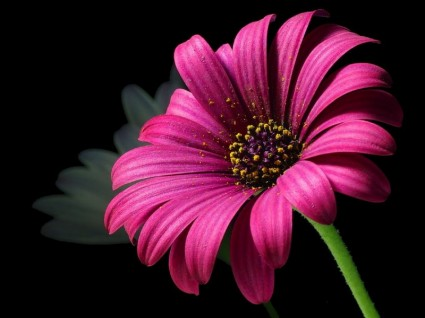
//> input picture CodeOpenCV/prak4/image.jpg, 425 x 318 px
$ ./noise   (built with g++ and OpenCV 4)
//> lines starting //> are read from the running program, lines starting //| are printed output that depends on the picture; after the words box and inside, x2 and y2 are one past the last pixel; in counts of white or black regions, pixels touching at a corner belong together
// [6 lines of commented-out code are left out]
#include "opencv2/highgui/highgui.hpp"
#include "opencv2/imgproc/imgproc.hpp"
#include <iostream>
#include <stdio.h>
#include <math.h>
#include <float.h>

// Define human readable names please!
#define NOISE_UNIFORM 0
#define NOISE_GAUSSIAN 1
#define NOISE_EXPONENTIAL 2
#define NOISE_RAYLEIGH 3
#define NOISE_GAMMA 4
#define NOISE_IMPULSE 5 //a.k.a salt n pepper

// Generates and returns the histogram of a GRAYSCALE image
IplImage* DrawHistogram(IplImage* img)
{
    CvSize imgSize = cvGetSize(img);
    int as = imgSize.width*imgSize.height;

    // Holds the actual histogram image
    IplImage* ret = cvCreateImage(cvSize(257, 100), 8, 1);
    cvZero(ret);

    int freq[256] = {0};
    int max = 0;

    // Loop through each pixel of the image
    for(int x=0; x<imgSize.height; x++)
    {
        for(int y=0; y<imgSize.height; y++)
        {
            // Increment the frequency
            int curr = (int)cvGetReal2D(img, y, x);
            freq[curr]++;
            if(freq[curr]>max)
                max = freq[curr];
        }
    }

    // Finally, draw the actual histogram
    for(int k=0; k<256; k++)
    {
        int value = ((float)(100*freq[k])/(float)max);
        cvLine(ret, cvPoint(k, 100), cvPoint(k, 100-value),
               cvScalar(255,255,255));
    }

    cvNot(ret, ret);
    return ret;
}

// Returns a uniformly distributed random number
double uniform()
{
    return (rand()/(float)0x7fff);
}

// Returns a gaussian random number (using uniform random numbers)
// [51 lines left out: functions gaussian, exponential, rayleigh, gamma, not called in this run]

// Generates an impulse using a uniform random number
// thousands of other possibilities
double impulse(float amount)
{
    if(uniform()>1-amount)
        return 100;
    if(uniform()<amount)
        return -100;

    return 0;
}

// This function actually applies the specified noise to the given
// in the given amounts
IplImage* GenerateNoise(IplImage* img, int noiseType, float amount=255)
{
    CvSize imgSize = cvGetSize(img);
    IplImage* imgTemp = cvCloneImage(img); // This will hold the n

    // Go through each pixel
    for(int y=0; y<imgSize.height; y++)
    {
        for(int x=0; x<imgSize.width; x++)
        {
            int randomValue=0; // our noise is additivwe
            switch(noiseType) // the amount to add/substract
            {
            case NOISE_UNIFORM:
                randomValue = (char)(uniform()*amount);
                break;

            case NOISE_EXPONENTIAL:
                randomValue = (int)(exponential()*amount);
                break;

            case NOISE_GAUSSIAN:
                randomValue = (int)(gaussian()*amount);
                break;

            case NOISE_RAYLEIGH:
                randomValue = (int)(rayleigh()*amount);
                break;

            case NOISE_GAMMA:
                break;

            case NOISE_IMPULSE:
                randomValue = (int)(impulse((float)amount/256)*amount);
            }

            int pixelValue = cvGetReal2D(imgTemp, y, x)+randomValue;

            // And set this value in our noisy image
            cvSetReal2D(imgTemp, y, x, pixelValue);
        }
    }

    // return
    return imgTemp;
}

// the main function!!
int main()
{
    // Load the image with no noise
    IplImage* img = cvLoadImage("image.jpg", 0);
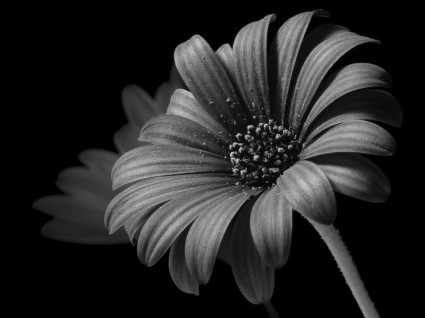
//> img: 318 rows x 425 cols, CV_8UC1; min 0, max 201, mean 37.2
    IplImage* imgTemp;
    IplImage* imgHist;

    // The default choice
    int noiseType=NOISE_IMPULSE;

    // Initialize the window systems
    int trackPos = 20;
    cvNamedWindow("NOISE_IMPULSE");
    //cvNamedWindow("Histogram");

    imgTemp = GenerateNoise(img, noiseType, trackPos);
    imgHist = DrawHistogram(imgTemp);
//> the loop in DrawHistogram, `for(int x=0; x<imgSize.height; x++)` made 318 passes
//> max on passes 1 to 3: 318, 636, 954
//> after the loop in DrawHistogram, `for(int x=0; x<imgSize.height; x++)`: freq = 256 values, max 101122 at index 255, min 0 at index 1, mean 395; max = 101122
//> after the loop in DrawHistogram, `for(int k=0; k<256; k++)`:
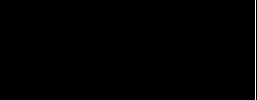
//> ret: 100 rows x 257 cols, CV_8UC1; 0.39% white in thin lines or dots, all inside (x1, y1, x2, y2) = (255, 0, 256, 100)

    // Display it all
    cvShowImage("NOISE_IMPULSE", imgTemp);
    //cvShowImage("Histogram", imgHist);

    // filter blur
    IplImage *blur = cvCreateImage(cvGetSize(img), IPL_DEPTH_8U, 1);
    IplImage *gaussian = cvCreateImage(cvGetSize(img), IPL_DEPTH_8U, 1);
    IplImage *median = cvCreateImage(cvGetSize(img), IPL_DEPTH_8U, 1);
    cvSmooth(imgTemp, blur, CV_BLUR, 3);
    cvSmooth(imgTemp, gaussian, CV_GAUSSIAN, 3);
    cvSmooth(imgTemp, median, CV_MEDIAN, 3);
//> median: 318 rows x 425 cols, CV_8UC1; every value is 255
    cvShowImage("original", img);
    cvShowImage("blur", blur);
    cvShowImage("gaussian", gaussian);
    cvShowImage("median", median);

    // And release the images. We don't want memory leaks
    //cvReleaseImage(&imgHist);
    cvReleaseImage(&imgTemp);
    cvWaitKey(0);

    // Finaly, exit
    cvReleaseImage(&img);
    return 0;
}
